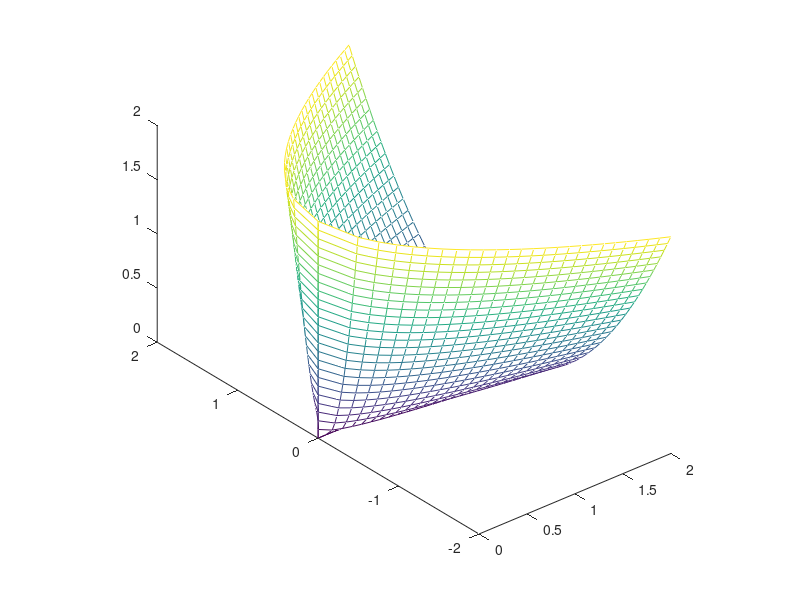

Recreate this plot in MATLAB.
% SDP_CONE plots the VSDP logo.

hold on;
axis equal;
[X1, X2] = meshgrid (0:.08:2);
X3 = sqrt(X1.*X2);

axis ([0,2,-2,2,0,2]);
mesh (X2,  X3, X1,'edgecolor','none');
mesh (X2, -X3, X1,'edgecolor','none');
shading interp;

view([-40,30]);
print -dpng sdp_cone.png
